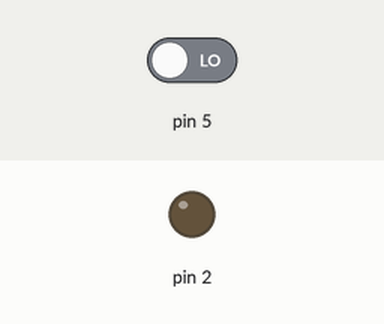
Recording of a sketch running on a simulated Arduino Uno, built with avr-gcc and run on an emulated ATmega328P. On the bench: output pins drawn as LEDs (lit = HIGH). The inputs (shaded band) are chosen by the test bench; at power-on: pin 5 LOW.

Above: at 1.2 s.
1.3 s: pin 5 driven HIGH
At 1.7 s:
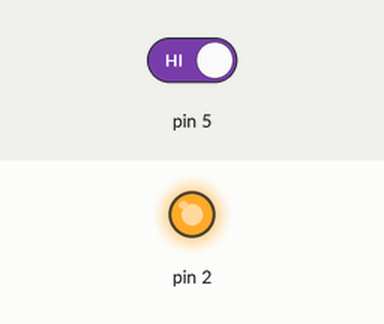
2.8 s: pin 5 driven LOW
At 4.0 s:
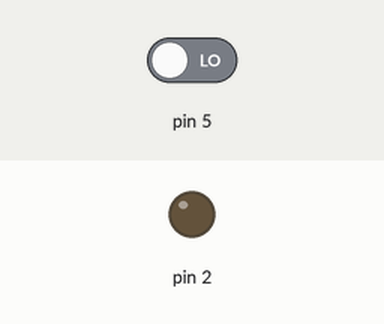
Timing chart, 0 to 5.8 s (numbered marks = the images above; inputs shaded):
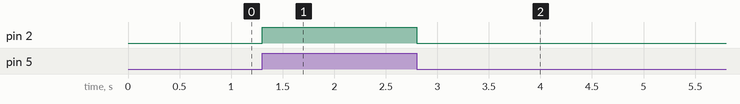

The sketch:

Punto3_Lab9.ino
```cpp
 bool pulsador = LOW;
  bool estado = LOW;
void setup() {
  // put your setup code here, to run once:
  pinMode(5,INPUT);
  pinMode(2,OUTPUT);
}

void loop() {
  // put your main code here, to run repeatedly:
  pulsador = digitalRead(5);
  if (pulsador == HIGH){
  digitalWrite(2,HIGH);
  }
  else{
  digitalWrite(2,LOW);
  }
}
```

Measured:
- after the input at 1.3 s, pin 2: LOW → HIGH at once
- after the input at 2.8 s, pin 2: HIGH → LOW at once
